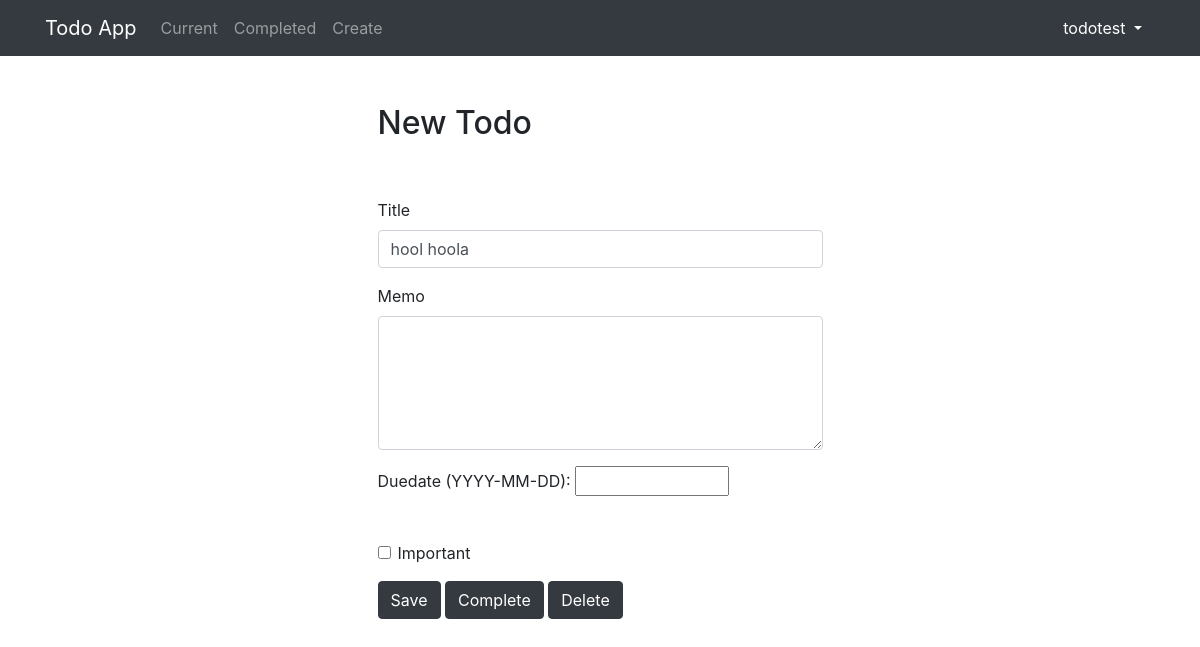
Page /todo/14 (signed in) on the earlier database version.
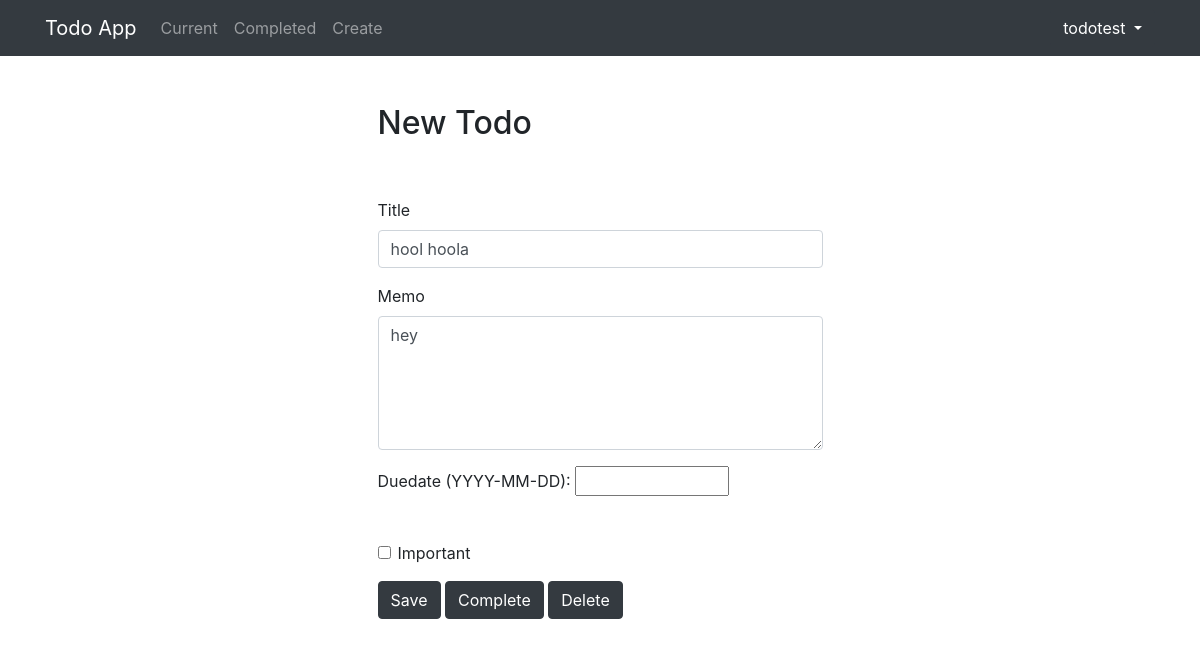
Same page on the later database version.
### todolist/models.py (models this page shows, shortened)
class Todo(models.Model):
    title = models.CharField(max_length = 100)
    memo = models.TextField(blank = True)
    created = models.DateTimeField(auto_now_add = True)
    datecompleted = models.DateTimeField(null = True, blank = True)
    important = models.BooleanField(default = False)
    user = models.ForeignKey(User, on_delete=models.CASCADE)
    duedate = models.DateField(auto_now = False, null = True, blank = True)

### todolist/views.py (the view, shortened to what this page needs)
# urls.py: path('todo/<int:todo_pk>', views.viewtodo, name = "viewtodo"),
@login_required
def viewtodo(request, todo_pk):
    todo = get_object_or_404(Todo, pk=todo_pk, user = request.user)
    if request.method == "GET":
        form = TodoForm(instance = todo)
        context = {
            'todo': todo,
            'form': form
        }
        return render(request, 'todolist/viewtodo.html', context)

### todolist/forms.py
class TodoForm(ModelForm):
    class Meta:
        model = Todo
        fields = ['title', 'memo', 'important','duedate']

### todolist/templates/todolist/viewtodo.html (shortened to what this page needs)
{% extends "todolist/base.html" %}
{% block content %}
    <div class="row justify-content-center mt-5">
        <div class="col-md-5">
            <h2>New Todo</h2>
        </div>
    </div>
    <div class="row justify-content-center mt-5">
        <div class="col-md-5">
            <form method="POST">
                <div class="form-group">
                    <label for="title">Title</label>
                    <input type="text" name="title" class="form-control" id="title" value="{{ todo.title }}" required>
                </div>
                <div class="form-group">
                    <label for="memo">Memo</label>
                    <textarea name="memo" rows="5" class="form-control" id="memo" >{{ todo.memo }}</textarea>
                </div>
                <div class="form-group">
                    <label for="id_duedate">Duedate (YYYY-MM-DD):</label>
                    <input type="text" name="duedate" autocomplete="off" value = "{{ todo.duedate|date:'Y-m-j'}}" class="vDateField" size="10" id="id_duedate">
                </div> <br>
                <div class="form-group form-check">
                    <input type="checkbox" name="important" class="form-check-input" id="important" {% if todo.important %}checked{% endif %}>
                    <label class="form-check-label" for="important">Important</label>
                </div>
                <button type="submit" class="btn btn-dark">Save</button>
                <button type="button" class="btn btn-dark" onclick="$('#complete').click()">Complete</button>
                <button type="button" class="btn btn-dark" onclick="$('#delete').click()">Delete</button>
            </form>
        </div>
    </div>
{% endblock %}

Differences in the rows shown:
changed Todo "hool hoola": memo (not shown) → "hey"
